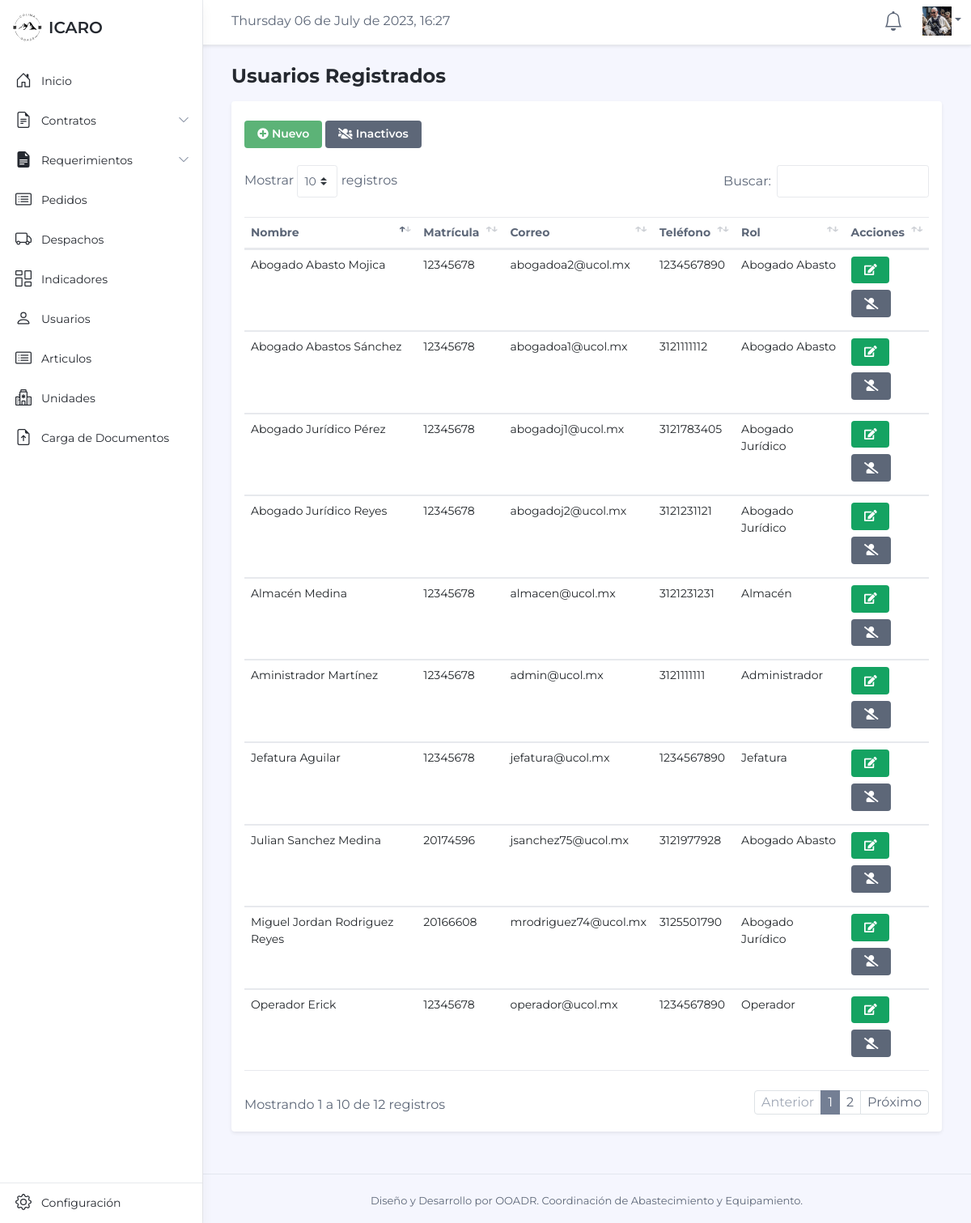
Screenshot of /Usuarios/Listar (signed in) with the database file from the repository.
### tables this page shows
CREATE TABLE `usuarios` (
  `id` int(12) NOT NULL,
  `usuario` varchar(20) NOT NULL,
  `nombre` varchar(100) NOT NULL,
  `correo` varchar(100) NOT NULL,
  `telefono` bigint(10) NOT NULL,
  `rol` varchar(20) NOT NULL,
  `clave` varchar(150) NOT NULL,
  `estado` tinyint(4) NOT NULL DEFAULT 1,
  `perfil` varchar(150) NOT NULL DEFAULT 'user.png'
);

### Libraries/Core/Views.php (called while the page is built)
<?php
class Views{
    function getView($controller, $view, $alert="", $data1 = "", $data2 = "", $data3 = "", $data4 = "", $data5 = "", $data6 = "", $data7 = "", $data8 = "", $data9 = "", $data10 = "")
    {
        $controller = get_class($controller);
        if ($controller == "Login") {
            $view = 'Views/'.$view.'.php';
        }else{
            $view = 'Views/' . $controller . '/' . $view . '.php';
        }
        require_once($view);
    }
}
?>

### Controller/Usuarios.php (called while the page is built, shortened)
<?php
class Usuarios extends Controllers
{
    public function Listar()
    {
        $data1 = $this->model->selectUsuarios();
        $this->views->getView($this, "Listar", "", $data1);
    }
}
?>

### index.php (called while the page is built, shortened)
<?php
require_once('Helpers/Helpers.php');
require_once('Libraries/Core/Load.php');
?>

### Helpers/Helpers.php (called while the page is built, shortened)
<?php
function base_url()
{
    return BASE_URL;
}
function encabezado($data="")
{
    $VistaH = 'Views/Template/header.php';
    require_once($VistaH);
}
function notificaciones() {
    $servername = HOST;
    $username = DB_USER;
    $password = PASS;
    $dbname = BD;
    try {
        $conn = new PDO("mysql:host=$servername;dbname=$dbname", $username, $password);
        $conn->setAttribute(PDO::ATTR_ERRMODE, PDO::ERRMODE_EXCEPTION);
        $sql = "SELECT * FROM detalle_cont INNER JOIN validar_cont ON validar_cont.id_contrato = detalle_cont.contrato INNER JOIN usuarios ON detalle_cont.id_responde = usuarios.id";
        $querry = $conn->prepare($sql);
        $querry->execute();
        $data1 = $querry->fetchAll(PDO::FETCH_ASSOC);
        $i = 0;
    } catch (PDOException $e) {
       echo "Error de conexión: " . $e->getMessage();
    }
    $dato = $i;
    return $dato;
}
?>

### Libraries/Core/Mysql.php (called while the page is built, shortened)
<?php
class Mysql extends Conexion{
    private $conexion;
    function __construct()
    {
        $this->conexion = new Conexion();
        $this->conexion = $this->conexion->conect();
    }
    public function select_all(string $query){
        $this->strquery = $query;
        $result = $this->conexion->prepare($this->strquery);
        $result->execute();
        $data = $result->fetchall(PDO::FETCH_ASSOC);
        return $data;
    }
}
?>

### Libraries/Core/Conexion.php (called while the page is built)
<?php
class Conexion{
    private $conect;
    public function __construct()
    {
      $conexion = 'mysql:host='.HOST.';dbname='.BD.';.CHARSET.';
      try {
          $this->conect = new PDO($conexion, DB_USER, PASS);
          $this->conect->setAttribute(PDO::ATTR_ERRMODE, PDO::ERRMODE_EXCEPTION);
      } catch (PDOException $e) {
          $this->conect = "Error en la conexion";
          echo "Error: " . $e->getMessage();
      }
    }
    public function conect()
    {
        return $this->conect;
    }
}
?>

### Models/UsuariosModel.php (called while the page is built, shortened)
<?php
class UsuariosModel extends Mysql{
    public function selectUsuarios()
    {
        $sql = "SELECT * FROM usuarios WHERE estado = 1";
        $res = $this->select_all($sql);
        return $res;
    }
}
?>

### Views/Usuarios/Listar.php (the view, shortened to what this page needs)
<?php if($_SESSION['rol'] == 7){ ?>
    <?php encabezado() ?>
    <div class="app-wrapper">
        <div class="app-content pt-3 p-lg-4">
            <div class="container-xl">
                <div class="position-relative mb-3">
                    <div class="row g-3 justify-content-between">
                        <div class="col-auto">
                            <h1 class="app-page-title mb-0">Usuarios Registrados</h1>
                        </div>
                    </div>
                </div>
                <div class="tab-content" id="orders-table-tab-content">
                    <div class="tab-pane fade show active" id="orders-all" role="tabpanel" aria-labelledby="orders-all-tab">
                        <div class="app-card app-card-orders-table shadow-sm mb-4">
                            <div class="app-card-body p-3">
                                <div class="row">
                                    <div class="col-lg-8 mb-2 py-2">
                                        <button class="btn btn-success" type="button" data-toggle="modal" data-target="#modal1"><i class="fas fa-plus-circle"></i> Nuevo</button>
                                        <a href="<?php echo base_url(); ?>Usuarios/eliminados" class="btn btn-secondary"><i class="fas fa-users-slash"></i> Inactivos</a>
                                    </div>
                                    <div class="col-lg-4">
                                    </div>
                                </div>
                                <div class="table-responsive">
                                    <table class="table app-table-hover mb-0 text-left" id="Table">
    							        <thead>
    								        <tr>
                                                <th class="cell" >Nombre</th>
                                                <th class="cell" >Matrícula</th>
                                                <th class="cell" >Correo</th>
                                                <th class="cell" >Teléfono</th>
                                                <th class="cell" >Rol</th>
                                                <th class="cell" >Acciones</th>
                                            </tr>
                                        </thead>
    					                <tbody>
                                        <?php foreach ($data1 as $us) { ?>
                                        <?php if($_SESSION['rol'] >= $us['rol']){ ?>
                                            <tr>
                                                <td><?php echo $us['nombre']; ?></td>
                                                <td><?php echo $us['usuario']; ?></td>
                                                <td><?php echo $us['correo']; ?></td>
                                                <td><?php echo $us['telefono']; ?></td>
                                                <td><?php
                                                    if ($us['rol'] == 7) {
                                                        echo "Administrador";
                                                    } elseif ($us['rol'] == 6) {
                                                        echo "Operador";
                                                    } elseif ($us['rol'] == 5) {
                                                        echo "Jefatura";
                                                    } elseif ($us['rol'] == 4) {
                                                        echo "Abogado Abasto";
                                                    } elseif ($us['rol'] == 3) {
                                                        echo "Abogado Jurídico";
                                                    } elseif ($us['rol'] == 2) {
                                                        echo "Requiriente";
                                                    } elseif ($us['rol'] == 1) {
                                                        echo "Almacén";
                                                    } ?> </td>
                                                <td>
                                                    <a title="Editar" href="<?php echo base_url() ?>Usuarios/editar?id=<?php echo $us['id']; ?>" class="btn btn-primary mb-2"><i class="fas fa-edit"></i></a>
                                                    <form id="formulario2" action="<?php echo base_url() ?>Usuarios/eliminar?id=<?php echo $us['id']; ?>" method="post" class="d-inline elim">
                                                        <button title="Inactivar" type="submit" class="btn btn-secondary mb-2"><i class="fas fa-user-slash"></i></button>
                                                    </form>
                                                </td>
                                            </tr>
                                        <?php } }?>
                                        </tbody>
                                    </table>
                                </div>
                            </div>
                        </div>
                    </div>
                </div>
            </div>
        </div>
    </div>
<?php }  else { ?>
  <?php permisos() ?>
<?php } ?>

### rows the page displays
usuarios: nombre "Aministrador Martínez", usuario "12345678", correo "admin@ucol.mx", telefono "3121111111", rol "Administrador"
usuarios: nombre "Abogado Abastos Sánchez", usuario "12345678", correo "abogadoa1@ucol.mx", telefono "3121111112", rol "Abogado Abasto"
usuarios: nombre "Abogado Jurídico Pérez", usuario "12345678", correo "abogadoj1@ucol.mx", telefono "3121783405", rol "Abogado Jurídico"
usuarios: nombre "Abogado Jurídico Reyes", usuario "12345678", correo "abogadoj2@ucol.mx", telefono "3121231121", rol "Abogado Jurídico"
usuarios: nombre "Almacén Medina", usuario "12345678", correo "almacen@ucol.mx", telefono "3121231231", rol "Almacén"
usuarios: nombre "Abogado Abasto Mojica", usuario "12345678", correo "abogadoa2@ucol.mx", telefono "1234567890", rol "Abogado Abasto"
usuarios: nombre "Jefatura Aguilar", usuario "12345678", correo "jefatura@ucol.mx", telefono "1234567890", rol "Jefatura"
usuarios: nombre "Operador Erick", usuario "12345678", correo "operador@ucol.mx", telefono "1234567890", rol "Operador"
usuarios: nombre "Julian Sanchez Medina", usuario "20174596", correo "jsanchez75@ucol.mx", telefono "3121977928", rol "Abogado Abasto"
usuarios: nombre "Miguel Jordan Rodriguez Reyes", usuario "20166608", correo "mrodriguez74@ucol.mx", telefono "3125501790", rol "Abogado Jurídico"

### other values shown
utf8_encode(strftime('%A %d de %B de %Y, %H:%M')) "Thursday 06 de July de 2023, 16:27"
